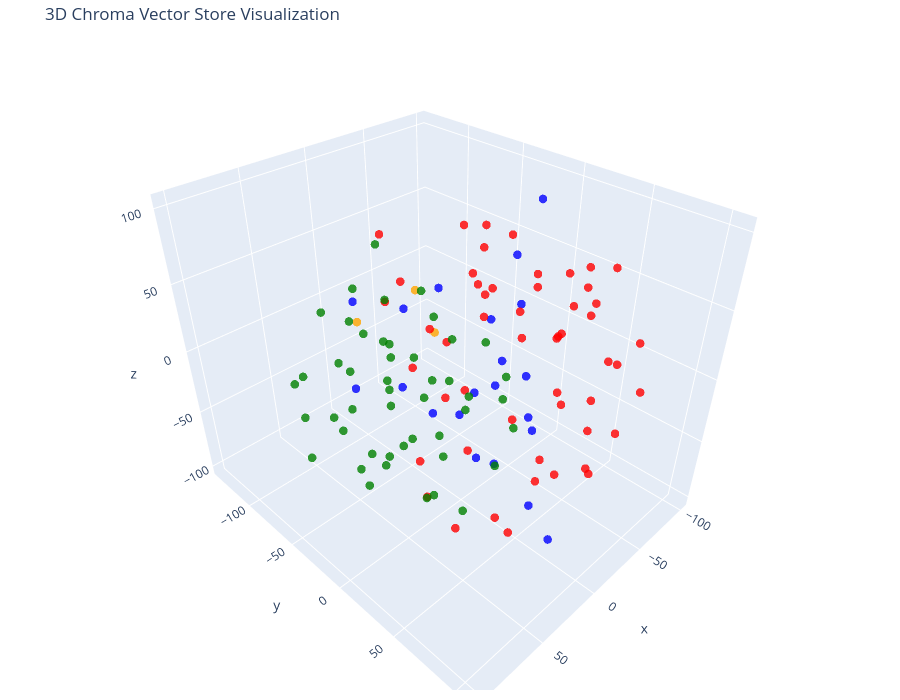

The cell this chart's notebook holds for it:
### Code cell
# Let's try 3D!

tsne = TSNE(n_components=3, random_state=42)
reduced_vectors = tsne.fit_transform(vectors)

# Create the 3D scatter plot
fig = go.Figure(data=[go.Scatter3d(
    x=reduced_vectors[:, 0],
    y=reduced_vectors[:, 1],
    z=reduced_vectors[:, 2],
    mode='markers',
    marker=dict(size=5, color=colors, opacity=0.8),
    text=[f"Type: {t}<br>Text: {d[:100]}..." for t, d in zip(doc_types, documents)],
    hoverinfo='text'
)])

fig.update_layout(
    title='3D Chroma Vector Store Visualization',
    scene=dict(xaxis_title='x', yaxis_title='y', zaxis_title='z'),
    width=900,
    height=700,
    margin=dict(r=20, b=10, l=10, t=40)
)

fig.show()

### Figure 1 — Plotly figure (JSON) as saved in the notebook; plotly's stock layout.template omitted (floating-point values rounded to 4 significant figures)
{"data": [{"hoverinfo": "text", "marker": {"color": ["orange", "orange", "orange", "blue", "blue", "blue", "blue", "blue", "blue", "blue", "blue", "blue", "blue", "blue", "blue", "blue", "blue", "blue", "blue", "blue", "blue", "blue", "blue", "blue", "red", "red", "red", "red", "red", "red", "red", "red", "red", "red", "red", "red", "red", "red", "red", "red", "red", "red", "red", "red", "red", "red", "red", "red", "red", "red", "red", "red", "red", "red", "red", "red", "red", "red", "red", "red", "red", "red", "red", "red", "red", "red", "red", "red", "red", "red", "red", "red", "red", "red", "red", "red", "green", "green", "green", "green", "green", "green", "green", "green", "green", "green", "green", "green", "green", "green", "green", "green", "green", "green", "green", "green", "green", "green", "green", "green", "green", "green", "green", "green", "green", "green", "green", "green", "green", "green", "green", "green", "green", "green", "green", "green", "green", "green", "green", "green", "green", "green", "green"], "opacity": 0.8, "size": 5}, "mode": "markers", "text": ["Type: company<br>Text: # Overview of Insurellm\n\nInsurellm is an innovative insurance tech firm with 200 employees across th...", "Type: company<br>Text: # About Insurellm\n\nInsurellm was founded by Avery Lancaster in 2015 as an insurance tech startup des...", "Type: company<br>Text: # Careers at Insurellm\n\nInsurellm is hiring! We are looking for talented software engineers, data sc...", "Type: products<br>Text: # Product Summary\n\n# Rellm: AI-Powered Enterprise Reinsurance Solution\n\n## Summary\n\nRellm is an inno...", "Type: products<br>Text: ### Seamless Integrations\nRellm's architecture is designed for effortless integration with existing ...", "Type: products<br>Text: ### Regulatory Compliance Tools\nRellm includes built-in compliance tracking features to help organiz...", "Type: products<br>Text: Join the growing number of organizations leveraging Rellm to enhance their reinsurance processes whi...", "Type: products<br>Text: Experience the future of reinsurance with Rellm, where innovation meets reliability. Let Insurellm h...", "Type: products<br>Text: # Product Summary\n\n# Markellm\n\n## Summary\n\nMarkellm is an innovative two-sided marketplace designed ...", "Type: products<br>Text: - **User-Friendly Interface**: Designed with user experience in mind, Markellm features an intuitive...", "Type: products<br>Text: - **Customer Support**: Our dedicated support team is always available to assist both consumers and ...", "Type: products<br>Text: ### For Insurance Companies:\n- **Basic Listing Fee**: $199/month for a featured listing on the platf...", "Type: products<br>Text: ### Q3 2025\n- Initiate a comprehensive marketing campaign targeting both consumers and insurers to i...", "Type: products<br>Text: # Product Summary\n\n# Carllm\n\n## Summary\n\nCarllm is an innovative auto insurance product developed by...", "Type: products<br>Text: - **Instant Quoting**: With Carllm, insurance companies can offer near-instant quotes to customers, ...", "Type: products<br>Text: - **Mobile Integration**: Carllm is designed to work seamlessly with mobile applications, providing ...", "Type: products<br>Text: - **Professional Tier**: $2,500/month\n  - For medium-sized companies.\n  - All Basic Tier features pl...", "Type: products<br>Text: ### Q2 2025: Customer Experience Improvements\n- Launch of a new **mobile app** for end-users.\n- Intr...", "Type: products<br>Text: # Product Summary\n\n# Homellm\n\n## Summary\nHomellm is an innovative home insurance product developed b...", "Type: products<br>Text: ### 2. Dynamic Pricing Model\nWith Homellm's innovative dynamic pricing model, insurance providers ca...", "Type: products<br>Text: ### 5. Multi-Channel Integration\nHomellm seamlessly integrates into existing insurance platforms, pr...", "Type: products<br>Text: - **Basic Tier:** Starting at $5,000/month for small insurers with basic integration features.\n- **S...", "Type: products<br>Text: All tiers include a comprehensive training program and ongoing updates to ensure optimal performance...", "Type: products<br>Text: With Homellm, Insurellm is committed to transforming the landscape of home insurance, ensuring both ...", "Type: contracts<br>Text: # Contract with GreenValley Insurance for Homellm\n\n**Contract Date:** October 6, 2023  \n**Contract N...", "Type: contracts<br>Text: 4. **Confidentiality:** Both parties agree to maintain the confidentiality of proprietary informatio...", "Type: contracts<br>Text: 1. **AI-Powered Risk Assessment:** Access to advanced AI algorithms for real-time risk evaluations.\n...", "Type: contracts<br>Text: 3. **Regular Updates:** Insurellm will offer ongoing updates and enhancements to the Homellm platfor...", "Type: contracts<br>Text: # Contract with Roadway Insurance Inc. for Carllm\n\n---\n\n## Terms\n\n1. **Agreement Effective Date**: T...", "Type: contracts<br>Text: ---\n\n## Renewal\n\n1. **Automatic Renewal**: This agreement will automatically renew for an additional...", "Type: contracts<br>Text: ---\n\n## Features\n\n1. **Access to Core Features**: Roadway Insurance Inc. will have access to all Pro...", "Type: contracts<br>Text: ---\n\n## Support\n\n1. **Technical Support**: Roadway Insurance Inc. will receive priority technical su...", "Type: contracts<br>Text: # Contract with GreenField Holdings for Markellm\n\n**Effective Date:** November 15, 2023  \n**Contract...", "Type: contracts<br>Text: ## Renewal\n1. **Automatic Renewal**: This contract will automatically renew for sequential one-year ...", "Type: contracts<br>Text: ## Features\n1. **AI-Powered Matching**: Access to advanced algorithms that connect GreenField Holdin...", "Type: contracts<br>Text: ## Support\n1. **Customer Support Access**: The Client will have access to dedicated support through ...", "Type: contracts<br>Text: **Signatures:**  \n_________________________                           _________________________  \n**...", "Type: contracts<br>Text: # Contract with Greenstone Insurance for Homellm\n\n---\n\n## Terms\n\n1. **Parties**: This Contract (\"Agr...", "Type: contracts<br>Text: 4. **Payment Terms**: \n   - The Customer shall pay an amount of $10,000 per month for the Standard T...", "Type: contracts<br>Text: ---\n\n## Features\n\n- **AI-Powered Risk Assessment**: Customer will have access to enhanced risk evalu...", "Type: contracts<br>Text: - **Customer Portal**: A dedicated portal will be provided, allowing the Customer's clients to manag...", "Type: contracts<br>Text: ______________________________  \n[Name], [Title]  \nDate: ______________________\n\n**For Greenstone In...", "Type: contracts<br>Text: # Contract with Apex Reinsurance for Rellm: AI-Powered Enterprise Reinsurance Solution\n\n## Terms\n\n1....", "Type: contracts<br>Text: ## Renewal\n\n1. **Automatic Renewal**: This Agreement will automatically renew for successive one-yea...", "Type: contracts<br>Text: 2. **Seamless Integrations**: The architecture of Rellm allows for easy integration with existing sy...", "Type: contracts<br>Text: 1. **Technical Support**: Provider shall offer dedicated technical support to the Client via phone, ...", "Type: contracts<br>Text: **Insurellm, Inc.**  \n_____________________________  \nAuthorized Signature   \nDate: ________________...", "Type: contracts<br>Text: # Contract with BrightWay Solutions for Markellm\n\n**Contract Date:** October 5, 2023  \n**Contract ID...", "Type: contracts<br>Text: 3. **Service Level Agreement (SLA):**  \n   Insurellm commits to a 99.9% uptime for the platform with...", "Type: contracts<br>Text: 2. **Real-Time Quote Availability:**  \n   Consumers sourced via BrightWay Solutions will receive rea...", "Type: contracts<br>Text: 3. **Training and Onboarding:**  \n   Insurellm agrees to provide one free training session on how to...", "Type: contracts<br>Text: # Contract with EverGuard Insurance for Rellm: AI-Powered Enterprise Reinsurance Solution\n\n**Contrac...", "Type: contracts<br>Text: 4. **Usage Rights**: EverGuard Insurance is granted a non-exclusive, non-transferable license to acc...", "Type: contracts<br>Text: 1. **Core Functionality**: Rellm provides EverGuard Insurance with advanced AI-driven analytics, sea...", "Type: contracts<br>Text: 1. **Customer Support**: Insurellm will provide EverGuard Insurance with 24/7 customer support, incl...", "Type: contracts<br>Text: ---\n\n**Signatures**  \n**For Insurellm**: __________________________  \n**Name**: John Smith  \n**Title...", "Type: contracts<br>Text: # Contract with Velocity Auto Solutions for Carllm\n\n**Contract Date:** October 1, 2023  \n**Contract ...", "Type: contracts<br>Text: ## Renewal\n\n1. **Automatic Renewal**: This contract will automatically renew for successive 12-month...", "Type: contracts<br>Text: ## Support\n\n1. **Customer Support**: Velocity Auto Solutions will have access to Insurellm’s custome...", "Type: contracts<br>Text: # Contract with Stellar Insurance Co. for Rellm\n\n## Terms\nThis contract is made between **Insurellm*...", "Type: contracts<br>Text: ### Termination\nEither party may terminate this agreement with a **30-day written notice**. In the e...", "Type: contracts<br>Text: ## Features\nStellar Insurance Co. will receive access to the following features of the Rellm product...", "Type: contracts<br>Text: ## Support\nInsurellm provides Stellar Insurance Co. with the following support services:\n\n- **24/7 T...", "Type: contracts<br>Text: # Contract with Pinnacle Insurance Co. for Homellm\n\n## Terms\nThis contract (\"Contract\") is entered i...", "Type: contracts<br>Text: ## Renewal\n1. **Renewal Terms**: At the end of the initial term, this Contract shall automatically r...", "Type: contracts<br>Text: ## Features\n1. **AI-Powered Risk Assessment**: Utilized for tailored underwriting decisions specific...", "Type: contracts<br>Text: ## Support\n1. **Technical Support**: Insurellm shall provide 24/7 technical support via an email and...", "Type: contracts<br>Text: # Contract with TechDrive Insurance for Carllm\n\n**Contract Date:** October 1, 2024  \n**Contract Dura...", "Type: contracts<br>Text: ## Renewal\n\n1. **Automatic Renewal**: This contract shall automatically renew for additional one-yea...", "Type: contracts<br>Text: ## Support\n\n1. **Customer Support**: Insurellm will provide 24/7 customer support to TechDrive Insur...", "Type: contracts<br>Text: **TechDrive Insurance Representative:**  \nName: Sarah Johnson  \nTitle: Operations Director  \nDate: _...", "Type: contracts<br>Text: # Contract with Belvedere Insurance for Markellm\n\n## Terms\nThis Contract (\"Agreement\") is made and e...", "Type: contracts<br>Text: ## Renewal\n1. **Renewal Terms**: This Agreement may be renewed for additional one-year terms upon mu...", "Type: contracts<br>Text: ## Features\n1. **AI-Powered Matching**: Belvedere Insurance will benefit from Markellm's AI-powered ...", "Type: contracts<br>Text: ## Support\n1. **Technical Support**: Technical support will be available from 9 AM to 7 PM EST, Mond...", "Type: contracts<br>Text: **Belvedere Insurance**  \nSignature: ______________________  \nName: [Authorized Signatory]  \nTitle: ...", "Type: employees<br>Text: # HR Record\n\n# Samuel Trenton\n\n## Summary\n- **Date of Birth:** April 12, 1989  \n- **Job Title:** Sen...", "Type: employees<br>Text: ## Annual Performance History\n- **2023:** Rating: 4.5/5  \n  *Samuel exceeded expectations, successfu...", "Type: employees<br>Text: ## Compensation History\n- **2023:** Base Salary: $115,000 + Bonus: $15,000  \n  *Annual bonus based o...", "Type: employees<br>Text: - **Engagement in Company Culture:** Regularly participates in team-building events and contributes ...", "Type: employees<br>Text: # HR Record\n\n# Emily Tran\n\n## Summary\n- **Date of Birth:** March 18, 1991  \n- **Job Title:** Digital...", "Type: employees<br>Text: - **January 2017 - May 2018**: Marketing Intern  \n  - Supported the Marketing team by collaborating ...", "Type: employees<br>Text: - **2021**:  \n  - Performance Rating: Meets Expectations  \n  - Key Achievements: Contributed to the ...", "Type: employees<br>Text: - **Professional Development Goals**:  \n  - Emily Tran aims to become a Marketing Manager within the...", "Type: employees<br>Text: # HR Record\n\n# Oliver Spencer\n\n## Summary\n- **Date of Birth**: May 14, 1990  \n- **Job Title**: Backe...", "Type: employees<br>Text: ## Annual Performance History\n- **2018**: **3/5** - Adaptable team player but still learning to take...", "Type: employees<br>Text: ## Compensation History\n- **March 2018**: Initial salary of $80,000.\n- **July 2019**: Salary increas...", "Type: employees<br>Text: # HR Record\n\n# Alex Chen\n\n## Summary\n- **Date of Birth:** March 15, 1990  \n- **Job Title:** Backend ...", "Type: employees<br>Text: ## Annual Performance History\n- **2020:**  \n  - Completed onboarding successfully.  \n  - Met expecta...", "Type: employees<br>Text: ## Compensation History\n- **2020:** Base Salary: $80,000  \n- **2021:** Base Salary Increase to $90,0...", "Type: employees<br>Text: Alex Chen continues to be a vital asset at Insurellm, contributing significantly to innovative backe...", "Type: employees<br>Text: # Samantha Greene\n\n## Summary\n- **Date of Birth:** October 14, 1990\n- **Job Title:** HR Generalist\n-...", "Type: employees<br>Text: ## Annual Performance History\n- **2020:** Exceeds Expectations  \n  Samantha Greene demonstrated exce...", "Type: employees<br>Text: ## Compensation History\n- **2020:** Base Salary - $55,000  \n  The entry-level salary matched industr...", "Type: employees<br>Text: - **2023:** Base Salary - $70,000  \n  Recognized for substantial improvement in employee relations m...", "Type: employees<br>Text: # HR Record\n\n# Alex Harper\n\n## Summary\n- **Date of Birth**: March 15, 1993  \n- **Job Title**: Sales ...", "Type: employees<br>Text: ## Annual Performance History  \n- **2021**:  \n  - **Performance Rating**: 4.5/5  \n  - **Key Achievem...", "Type: employees<br>Text: - **2022**:  \n  - **Base Salary**: $65,000 (Promotion to Senior SDR)  \n  - **Bonus**: $13,000 (20% o...", "Type: employees<br>Text: # HR Record\n\n# Maxine Thompson\n\n## Summary\n- **Date of Birth:** January 15, 1991  \n- **Job Title:** ...", "Type: employees<br>Text: ## Insurellm Career Progression\n- **January 2017 - October 2018**: **Junior Data Engineer**  \n  * Ma...", "Type: employees<br>Text: ## Annual Performance History\n- **2017**: *Meets Expectations*  \n  Maxine showed potential in her ro...", "Type: employees<br>Text: - **2021**: *Exceeds Expectations*  \n  Maxine spearheaded the transition to a new data warehousing s...", "Type: employees<br>Text: ## Compensation History\n- **2017**: $70,000 (Junior Data Engineer)  \n- **2018**: $75,000 (Junior Dat...", "Type: employees<br>Text: # HR Record\n\n# Alex Thomson\n\n## Summary\n- **Date of Birth:** March 15, 1995  \n- **Job Title:** Sales...", "Type: employees<br>Text: ## Annual Performance History  \n- **2022** - Rated as \"Exceeds Expectations.\" Alex Thomson achieved ...", "Type: employees<br>Text: ## Other HR Notes\n- Alex Thomson is an active member of the Diversity and Inclusion committee at Ins...", "Type: employees<br>Text: # Avery Lancaster\n\n## Summary\n- **Date of Birth**: March 15, 1985  \n- **Job Title**: Co-Founder & Ch...", "Type: employees<br>Text: - **2010 - 2013**: Business Analyst at Edge Analytics  \n  Prior to joining Innovate, Avery worked as...", "Type: employees<br>Text: - **2018**: **Exceeds Expectations**  \n  Under Avery’s pivoted vision, Insurellm launched two new su...", "Type: employees<br>Text: - **2022**: **Satisfactory**  \n  Avery focused on rebuilding team dynamics and addressing employee c...", "Type: employees<br>Text: ## Compensation History\n- **2015**: $150,000 base salary + Significant equity stake  \n- **2016**: $1...", "Type: employees<br>Text: ## Other HR Notes\n- **Professional Development**: Avery has actively participated in leadership trai...", "Type: employees<br>Text: # HR Record\n\n# Jordan K. Bishop\n\n## Summary\n- **Date of Birth:** March 15, 1990\n- **Job Title:** Fro...", "Type: employees<br>Text: ## Annual Performance History\n- **2019:** Exceeds Expectations - Continuously delivered high-quality...", "Type: employees<br>Text: ## Compensation History\n- **June 2018:** Starting Salary - $85,000\n- **June 2019:** Salary Increase ...", "Type: employees<br>Text: ## Other HR Notes\n- Jordan K. Bishop has been an integral part of club initiatives, including the In...", "Type: employees<br>Text: # HR Record\n\n# Emily Carter\n\n## Summary\n- **Date of Birth:** August 12, 1990  \n- **Job Title:** Acco...", "Type: employees<br>Text: - **2017-2019:** Marketing Intern  \n  - Assisted with market research and campaign development for s...", "Type: employees<br>Text: ## Compensation History\n| Year | Base Salary | Bonus         | Total Compensation |\n|------|--------...", "Type: employees<br>Text: Emily Carter exemplifies the kind of talent that drives Insurellm's success and is an invaluable ass...", "Type: employees<br>Text: # HR Record\n\n# Jordan Blake\n\n## Summary\n- **Date of Birth:** March 15, 1993  \n- **Job Title:** Sales...", "Type: employees<br>Text: ## Annual Performance History\n- **2021:** First year at Insurellm; achieved 90% of monthly targets. ...", "Type: employees<br>Text: ## Other HR Notes\n- Jordan has shown an interest in continuing education, actively participating in ..."], "type": "scatter3d", "x": [57.3, 0.1343, -4.555, -47.32, -50.43, -17.0, -25.43, -0.7193, 13.02, 42.42, 8.8, 29.66, 35.18, 34.38, 17.1, 39.89, 58.61, 56.28, -61.83, 16.99, 26.13, 53.66, 78.87, 40.69, -74.23, -69.13, 19.1, -75.45, 36.28, 2.504, 67.78, 64.27, -43.28, -24.13, 19.41, 18.21, 26.38, -1.932, -9.006, 38.09, 13.8, 37.76, -33.11, -33.22, -39.24, -21.51, 51.98, -54.96, -85.71, 27.55, -56.64, -53.3, -56.87, -37.65, -60.02, -31.34, -101.2, 63.39, -88.54, -75.19, -61.18, -19.48, -79.52, -42.56, -22.45, 12.1, 55.46, 33.19, -92.22, 94.19, -53.86, -28.39, -38.62, -1.06, -11.08, 1.639, -19.37, -56.46, 20.26, -5.415, 17.1, 34.22, 23.58, 16.79, -1.711, 75.04, -0.8288, 58.42, 79.67, 26.19, -35.3, -39.65, -13.07, -26.32, -26.3, 48.0, 43.18, 42.9, 33.6, -35.73, 5.467, -7.014, -9.584, 29.43, 55.04, 45.6, -62.91, -32.19, -12.26, -9.741, -9.279, -60.54, 101.9, 82.99, 22.11, -45.91, 1.68, 77.61, 2.521, -14.15, 24.45, 17.25, -37.46], "y": [-28.84, -25.01, -47.29, 4.76, -3.377, 6.427, 9.625, 75.37, 66.29, 90.06, 34.0, 25.62, 58.21, 79.13, 62.51, 46.16, 33.44, 63.53, 4.285, -4.112, -24.17, 3.831, -6.083, -53.3, 76.25, 59.44, 4.484, 81.34, 73.05, 78.02, 28.41, 62.03, 67.21, 71.58, 23.16, 2.611, 53.54, -3.018, 26.5, 10.33, 106.6, 73.51, 44.25, 27.32, -19.67, 98.81, 44.77, -137.7, 40.5, -41.14, 32.08, 30.93, -36.69, -23.8, -30.79, 54.01, 25.08, 27.54, 8.564, 34.25, 43.45, -11.68, -8.646, 81.2, 56.3, 26.5, 7.283, 45.49, -31.84, 65.76, 24.98, 55.53, 74.85, 40.27, 89.17, 63.19, -41.07, -84.29, -85.78, -65.03, -9.592, 1.532, -84.74, 17.52, -80.93, -35.29, -98.37, -8.925, -59.53, -42.23, 14.39, -69.19, -87.53, -100.7, -74.04, -35.45, -69.98, -59.66, -85.35, -75.16, -64.61, -43.51, -83.76, -40.04, -95.05, -43.86, -19.24, -24.52, -8.972, -21.8, -118.1, -15.28, 23.51, -61.11, -114.4, -22.77, -16.04, -61.07, -65.69, 17.34, -21.67, -54.97, -46.47], "z": [52.08, 20.71, 40.26, 33.88, 64.41, 36.69, 3.441, -89.95, 2.65, -18.31, 15.01, 0.4633, -13.35, 31.8, 40.65, 33.08, 22.38, 7.935, 99.81, 67.81, 49.56, 21.62, 28.71, 48.21, 25.13, 5.892, 36.26, -9.889, 78.86, 84.55, 54.51, 56.24, -30.51, 64.56, -35.2, -6.028, -66.42, 100.5, 102.4, 56.43, -3.195, -55.53, 32.99, 60.83, 82.63, -0.8338, -62.94, -27.41, -44.57, 91.88, -26.39, 18.92, 55.33, 40.55, 25.88, -68.6, 20.13, -13.04, -5.513, 46.48, 69.41, 60.21, 37.69, 27.74, 85.25, 59.92, 91.57, 90.52, -6.841, 7.534, -88.62, -7.869, 89.37, -12.57, -26.99, -46.14, -85.24, -18.43, 10.83, -101.3, -97.86, -80.75, -27.91, -93.62, 61.24, -10.65, -14.39, -42.98, -22.07, -12.16, -54.71, -60.26, -64.75, -36.31, -35.34, -56.88, -3.738, -36.05, -75.34, 15.69, -56.86, -44.85, 15.76, -73.83, -21.49, -92.75, -63.48, -47.14, -39.14, -20.47, 10.79, -40.05, 3.515, 4.858, 6.182, -7.27, -76.3, -57.74, -17.07, -73.45, -49.83, 7.924, -11.97]}], "layout": {"height": 700, "margin": {"b": 10, "l": 10, "r": 20, "t": 40}, "scene": {"xaxis": {"title": {"text": "x"}}, "yaxis": {"title": {"text": "y"}}, "zaxis": {"title": {"text": "z"}}}, "title": {"text": "3D Chroma Vector Store Visualization"}, "width": 900}}
